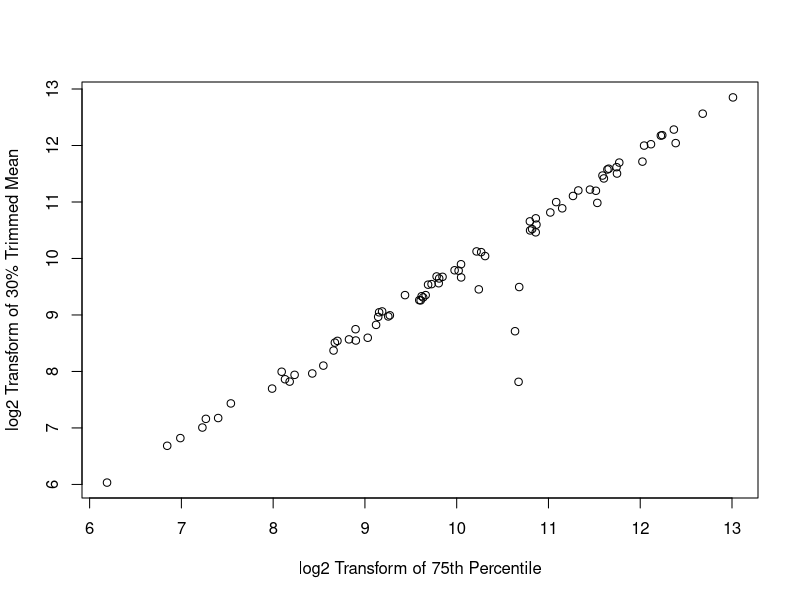
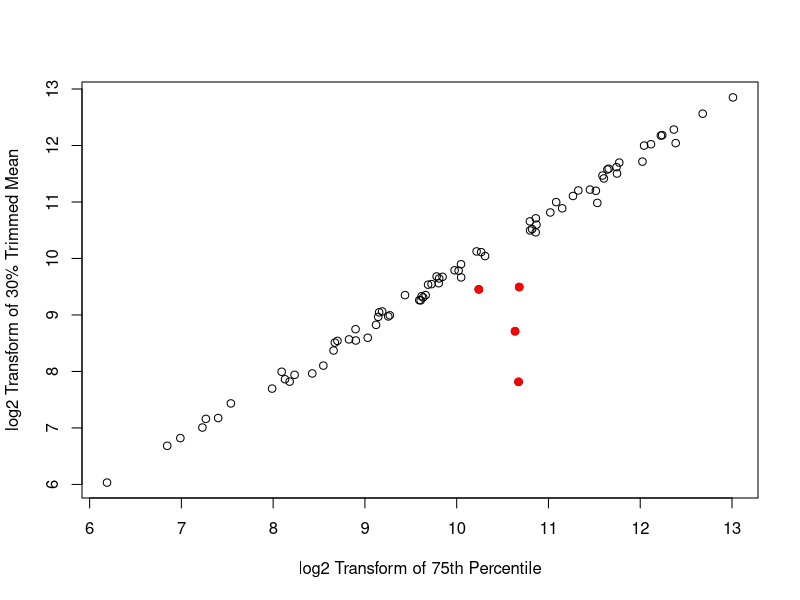

These charts were generated, in order, by the following R code:
## ---- chunk 1
knitr::opts_chunk$set(echo = TRUE)
library(data.table)
## ---- chunk 2
PixelData <- read.csv("PixelData.csv", header=TRUE)
## ---- chunk 3
PixelData.Table <- data.table(PixelData)
PixelData.Table[, uniqueN(ProbeSet)]
## ---- chunk 4
AffProbeCellIntensity <- function(DT){
with(DT, aggregate(Intensity ~ ProbeX + ProbeY,  FUN=function(x){quantile(x,0.75, names=FALSE)}))
}

AffProbeCellIntensity(PixelData)
## ---- chunk 5
TrimProbeCellIntensity <- function(DT){
  with(DT, aggregate(Intensity ~ ProbeX + ProbeY, FUN=function(x){mean(x, trim=0.3)}))
}
TrimProbeCellIntensity(PixelData)
## ---- chunk 6
a <- AffProbeCellIntensity(PixelData)
a[,"log2"] <- log2(a$Intensity)
b <- TrimProbeCellIntensity(PixelData)
b[,"log2"] <- log2(b$Intensity)
plot(a$log2,b$log2, xlab = "log2 Transform of 75th Percentile", ylab = "log2 Transform of 30% Trimmed Mean" )
## ---- chunk 7
plot(a$log2, b$log2, xlab = "log2 Transform of 75th Percentile", ylab = "log2 Transform of 30% Trimmed Mean" )
points(a$log2[13], b$log2[13], col="red", pch=19)
points(a$log2[44], b$log2[44], col="red", pch=19)
points(a$log2[48], b$log2[48], col="red", pch=19)
points(a$log2[56], b$log2[56], col="red", pch=19)
